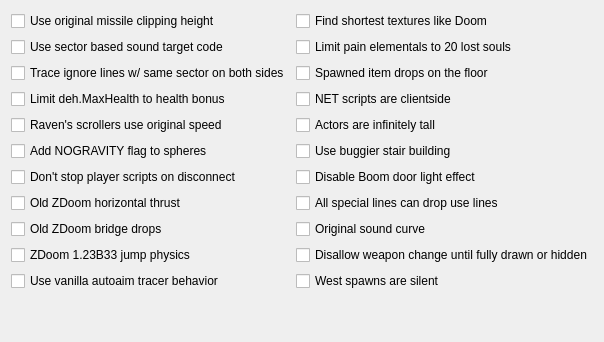
     <widget class="QWidget" name="tabCompatibility2">
      <attribute name="title">
       <string>Compatibility 2</string>
      </attribute>
      <layout class="QVBoxLayout" name="verticalLayout_23">
       <item>
        <layout class="QHBoxLayout" name="horizontalLayout_8">
         <item>
          <layout class="QVBoxLayout" name="verticalLayout_30">
           <item>
            <widget class="QCheckBox" name="cbCompatUseOriginalMissileClippingHeight">
             <property name="text">
              <string>Use original missile clipping height</string>
             </property>
            </widget>
           </item>
           <item>
            <widget class="QCheckBox" name="cbCompatUseSectorBasedSoundTargetCode">
             <property name="text">
              <string>Use sector based sound target code</string>
             </property>
            </widget>
           </item>
           <item>
            <widget class="QCheckBox" name="cbCompatTraceIgnoreLinesWithoutSameSectorOnBothSides">
             <property name="toolTip">
              <string>&lt;html&gt;&lt;head/&gt;&lt;body&gt;&lt;p&gt;Doom's hitscan tracing code ignores all lines with both sides in the same sector. ZDoom's does not. This option reverts to the original but less precise behavior. &lt;/p&gt;&lt;/body&gt;&lt;/html&gt;</string>
             </property>
             <property name="text">
              <string>Trace ignore lines w/ same sector on both sides</string>
             </property>
            </widget>
           </item>
           <item>
            <widget class="QCheckBox" name="cbCompatLimitDehMaxHealthToHealthBonus">
             <property name="text">
              <string>Limit deh.MaxHealth to health bonus</string>
             </property>
            </widget>
           </item>
           <item>
            <widget class="QCheckBox" name="cbCompatRavensScrollersUseOriginalSpeed">
             <property name="toolTip">
              <string>&lt;html&gt;&lt;head/&gt;&lt;body&gt;&lt;p&gt;The scrolling floor specials in Heretic and Hexen move the player much faster than the actual texture scrolling speed. Enable this option to restore this effect. &lt;/p&gt;&lt;/body&gt;&lt;/html&gt;</string>
             </property>
             <property name="text">
              <string>Raven's scrollers use original speed</string>
             </property>
            </widget>
           </item>
           <item>
            <widget class="QCheckBox" name="cbCompatAddNOGRAVITYFlagToSpheres">
             <property name="toolTip">
              <string>&lt;html&gt;&lt;head/&gt;&lt;body&gt;&lt;p&gt;Add NOGRAVITY to actors named InvulnerabilitySphere, Soulsphere, Megasphere and BlurSphere when spawned by the map.&lt;/p&gt;&lt;/body&gt;&lt;/html&gt;</string>
             </property>
             <property name="text">
              <string>Add NOGRAVITY flag to spheres</string>
             </property>
            </widget>
           </item>
           <item>
            <widget class="QCheckBox" name="cbDontStopPlayerScriptsOnDisconnect">
             <property name="toolTip">
              <string>&lt;html&gt;&lt;head/&gt;&lt;body&gt;&lt;p&gt;When a player leaves the game, don't stop any scripts of that player that are still running.&lt;/p&gt;&lt;/body&gt;&lt;/html&gt;</string>
             </property>
             <property name="text">
              <string>Don't stop player scripts on disconnect</string>
             </property>
            </widget>
           </item>
           <item>
            <widget class="QCheckBox" name="cbOldZDoomHorizontalThrust">
             <property name="toolTip">
              <string>&lt;html&gt;&lt;head/&gt;&lt;body&gt;&lt;p&gt;If this is enabled, explosions cause a strong horizontal thrust like in old ZDoom versions.&lt;/p&gt;&lt;/body&gt;&lt;/html&gt;</string>
             </property>
             <property name="text">
              <string>Old ZDoom horizontal thrust</string>
             </property>
            </widget>
           </item>
           <item>
            <widget class="QCheckBox" name="cbOldZDoomBridgeDrops">
             <property name="toolTip">
              <string>&lt;html&gt;&lt;head/&gt;&lt;body&gt;&lt;p&gt;If this is enabled, non-SOLID things like flags fall through bridges (as they used to do in old ZDoom versions).&lt;/p&gt;&lt;/body&gt;&lt;/html&gt;
</string>
             </property>
             <property name="text">
              <string>Old ZDoom bridge drops</string>
             </property>
            </widget>
           </item>
           <item>
            <widget class="QCheckBox" name="cbOldZDoomJumpPhysics">
             <property name="toolTip">
              <string>&lt;html&gt;&lt;head/&gt;&lt;body&gt;&lt;p&gt;Uses old ZDoom jump physics, it's a minor bug in the gravity code that causes gravity application in the wrong place.&lt;/p&gt;&lt;/body&gt;&lt;/html&gt;</string>
             </property>
             <property name="text">
              <string>ZDoom 1.23B33 jump physics</string>
             </property>
            </widget>
           </item>
           <item>
            <widget class="QCheckBox" name="cbCompatUseVanillaAutoaimTracerBehavior">
             <property name="toolTip">
              <string>&lt;html&gt;&lt;head/&gt;&lt;p&gt;Zandronum uses more tracers to fill in the gaps, this reverts it to vanilla's 3 tracer behavior&lt;/p&gt;&lt;/body&gt;&lt;/html&gt;</string>
             </property>
             <property name="text">
              <string>Use vanilla autoaim tracer behavior</string>
             </property>
            </widget>
           </item>
          </layout>
         </item>
         <item>
          <layout class="QVBoxLayout" name="verticalLayout_29">
           <item>
            <widget class="QCheckBox" name="cbCompatFindShortestTexturesLikeDoom">
             <property name="toolTip">
              <string>&lt;html&gt;&lt;head/&gt;&lt;body&gt;&lt;p&gt;Use Doom's shortest texture find behavior. This is requied by some WADs in MAP07.&lt;/p&gt;&lt;/body&gt;&lt;/html&gt;</string>
             </property>
             <property name="text">
              <string>Find shortest textures like Doom</string>
             </property>
            </widget>
           </item>
           <item>
            <widget class="QCheckBox" name="cbCompatLimitPainElementals">
             <property name="text">
              <string>Limit pain elementals to 20 lost souls</string>
             </property>
            </widget>
           </item>
           <item>
            <widget class="QCheckBox" name="cbCompatSpawnItemDropsOnTheFloor">
             <property name="text">
              <string>Spawned item drops on the floor</string>
             </property>
            </widget>
           </item>
           <item>
            <widget class="QCheckBox" name="cbCompatNETScriptsAreClientside">
             <property name="toolTip">
              <string>&lt;html&gt;&lt;head/&gt;&lt;body&gt;&lt;p&gt;Treat ACS scripts with the SCRIPTF_Net flag to be client side, i.e. executed on the clients, but not on the server.&lt;/p&gt;&lt;/body&gt;&lt;/html&gt;</string>
             </property>
             <property name="text">
              <string>NET scripts are clientside</string>
             </property>
            </widget>
           </item>
           <item>
            <widget class="QCheckBox" name="cbCompatActorsAreInfinitelyTall">
             <property name="text">
              <string>Actors are infinitely tall</string>
             </property>
            </widget>
           </item>
           <item>
            <widget class="QCheckBox" name="cbCompatUseBuggierStairBuilding">
             <property name="toolTip">
              <string>Don't fix loop index for stair building.</string>
             </property>
             <property name="text">
              <string>Use buggier stair building</string>
             </property>
            </widget>
           </item>
           <item>
            <widget class="QCheckBox" name="cbCompatDisableBoomDoorLightEffect">
             <property name="text">
              <string>Disable Boom door light effect</string>
             </property>
            </widget>
           </item>
           <item>
            <widget class="QCheckBox" name="cbCompatAllSpecialLinesCanDropUseLines">
             <property name="text">
              <string>All special lines can drop use lines</string>
             </property>
            </widget>
           </item>
           <item>
            <widget class="QCheckBox" name="cbCompatOriginalSoundCurve">
             <property name="text">
              <string>Original sound curve</string>
             </property>
            </widget>
           </item>
           <item>
            <widget class="QCheckBox" name="cbCompatFullWeaponLower">
             <property name="text">
              <string>Disallow weapon change until fully drawn or hidden</string>
             </property>
            </widget>
           </item>
           <item>
            <widget class="QCheckBox" name="cbCompatWestSpawnsAreSilent">
             <property name="text">
              <string>West spawns are silent</string>
             </property>
            </widget>
           </item>
          </layout>
         </item>
        </layout>
       </item>
       <item>
        <spacer name="verticalSpacer_8">
         <property name="orientation">
          <enum>Qt::Vertical</enum>
         </property>
         <property name="sizeHint" stdset="0">
          <size>
           <width>20</width>
           <height>40</height>
          </size>
         </property>
        </spacer>
       </item>
      </layout>
     </widget>
